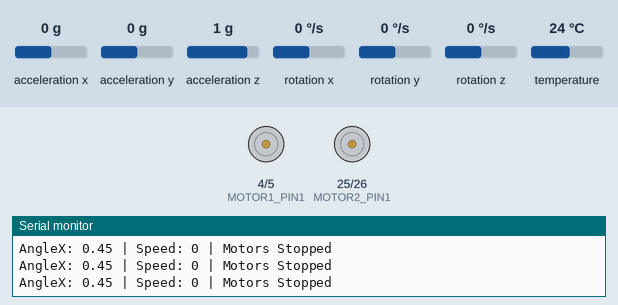
Recording of a sketch running on a simulated ESP32. Shown: motor-driver pin pairs drawn as motors (green arrow = first pin HIGH = forward, orange = second pin HIGH = backward, longer = more drive), the last lines printed to the serial monitor. Inputs (shaded band) come from the test bench; at power-on: acceleration y 0 g, acceleration z 1 g, acceleration x 0 g, rotation x 0 °/s, rotation y 0 °/s, rotation z 0 °/s, temperature 24 °C.

Above: at 1.3 s.
1.4 s: acceleration y set to -1.4 g
At 3.0 s:
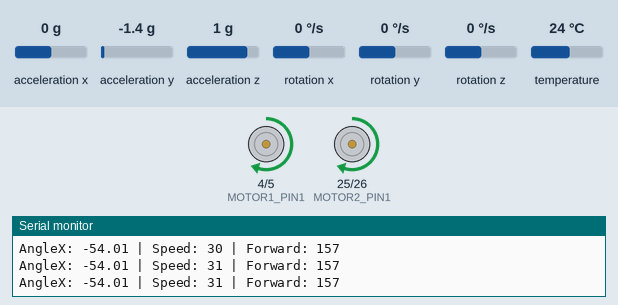
4.4 s: acceleration z set to -1.4 g
7.4 s: acceleration y set to 0 g
At 9.84 s:
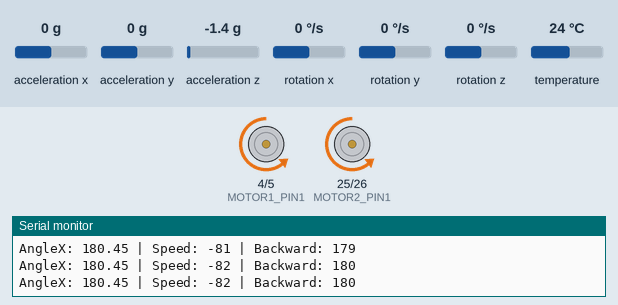
10.4 s: acceleration z set to -0.2 g
13.4 s: acceleration z set to 0.1 g
Timing chart, 0 to 15.9 s (numbered marks = the images above; inputs shaded):
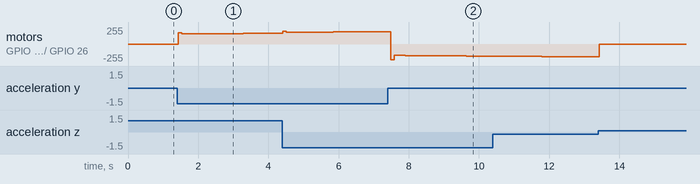

Measured:
- after the input at 1.4 s, motor on GPIO 4 (MOTOR1_PIN1) / GPIO 5 (MOTOR1_PIN2), motor on GPIO 25 (MOTOR2_PIN1) / GPIO 26 (MOTOR2_PIN2): stopped → forward 167/255 at once, → forward 156/255 0.10 s later, → forward 157/255 0.62 s later, → forward 158/255 1.1 s later, … (5 changes in this stretch)

The sketch:

Task_3_Implement_PID_with_the_MPU6050_on_a_Mobile_Robot.ino
```cpp
#include <Adafruit_MPU6050.h>
#include <Adafruit_Sensor.h>
#include <Wire.h>

#define MOTOR1_PIN1 4  // Motor 1 control pin 1
#define MOTOR1_PIN2 5  // Motor 1 control pin 2
#define MOTOR2_PIN1 25 // Motor 2 control pin 1
#define MOTOR2_PIN2 26 // Motor 2 control pin 2

// PID constants (ajustados para suavizar)
#define Kp 0.5
#define Ki 0.05
#define Kd 0.05
#define DT 100  // Loop interval in ms

// PWM mínimos para que los motores se muevan realmente
#define MIN_PWM 145
#define MAX_PWM 255

Adafruit_MPU6050 mpu;

float motorSpeed = 0;
float prevError = 0;
float integral = 0;

void setup() {
  Serial.begin(115200);
  Wire.begin();

  if (!mpu.begin()) {
    Serial.println("Failed to find MPU6050 chip");
    while (1) delay(10);
  }

  mpu.setAccelerometerRange(MPU6050_RANGE_16_G);
  mpu.setGyroRange(MPU6050_RANGE_250_DEG);
  mpu.setFilterBandwidth(MPU6050_BAND_21_HZ);

  delay(100);

  pinMode(MOTOR1_PIN1, OUTPUT);
  pinMode(MOTOR1_PIN2, OUTPUT);
  pinMode(MOTOR2_PIN1, OUTPUT);
  pinMode(MOTOR2_PIN2, OUTPUT);
}

void loop() {
  float currentAngle = getAngleX();
  float error = 0.0 - currentAngle;

  // Dead Zone
  if (abs(error) < 2.0) {
    motorSpeed = 0;
    integral = 0;
  } else {
    float P = Kp * error;
    integral += Ki * error * (DT / 1000.0);
    float D = Kd * (error - prevError) / (DT / 1000.0);
    motorSpeed = constrain(P + integral + D, -255, 255);
  }

  prevError = error;
  setMotorSpeed((int)motorSpeed);

  delay(DT);
}

float getAngleX() {
  sensors_event_t a, g, temp;
  mpu.getEvent(&a, &g, &temp);

  float angleX = atan2(a.acceleration.y, a.acceleration.z) * 180.0 / PI;

  float offset = 0.45;
  angleX += offset;

  Serial.print("AngleX: ");
  Serial.print(angleX);
  Serial.print(" | ");

  return angleX;
}

// Función que ajusta el PWM según el valor del PID con umbral mínimo
int getEffectivePWM(int speed, int minPWM, int maxPWM) {
  int absSpeed = abs(speed);
  if (absSpeed == 0) return 0;

  // Escalado proporcional de PID a rango PWM útil
  int effective = map(absSpeed, 1, 255, minPWM, maxPWM);
  return constrain(effective, minPWM, maxPWM);
}

void setMotorSpeed(int speed) {
  speed = constrain(speed, -255, 255);
  int pwm = getEffectivePWM(speed, MIN_PWM, MAX_PWM);

  Serial.print("Speed: ");
  Serial.print(speed);

  if (speed > 0) {
    analogWrite(MOTOR1_PIN1, pwm);
    analogWrite(MOTOR1_PIN2, 0);
    analogWrite(MOTOR2_PIN1, pwm);
    analogWrite(MOTOR2_PIN2, 0);
    Serial.print(" | Forward: ");
    Serial.println(pwm);
  } else if (speed < 0) {
    analogWrite(MOTOR1_PIN1, 0);
    analogWrite(MOTOR1_PIN2, pwm);
    analogWrite(MOTOR2_PIN1, 0);
    analogWrite(MOTOR2_PIN2, pwm);
    Serial.print(" | Backward: ");
    Serial.println(pwm);
  } else {
    analogWrite(MOTOR1_PIN1, 0);
    analogWrite(MOTOR1_PIN2, 0);
    analogWrite(MOTOR2_PIN1, 0);
    analogWrite(MOTOR2_PIN2, 0);
    Serial.println(" | Motors Stopped");
  }
}
```
